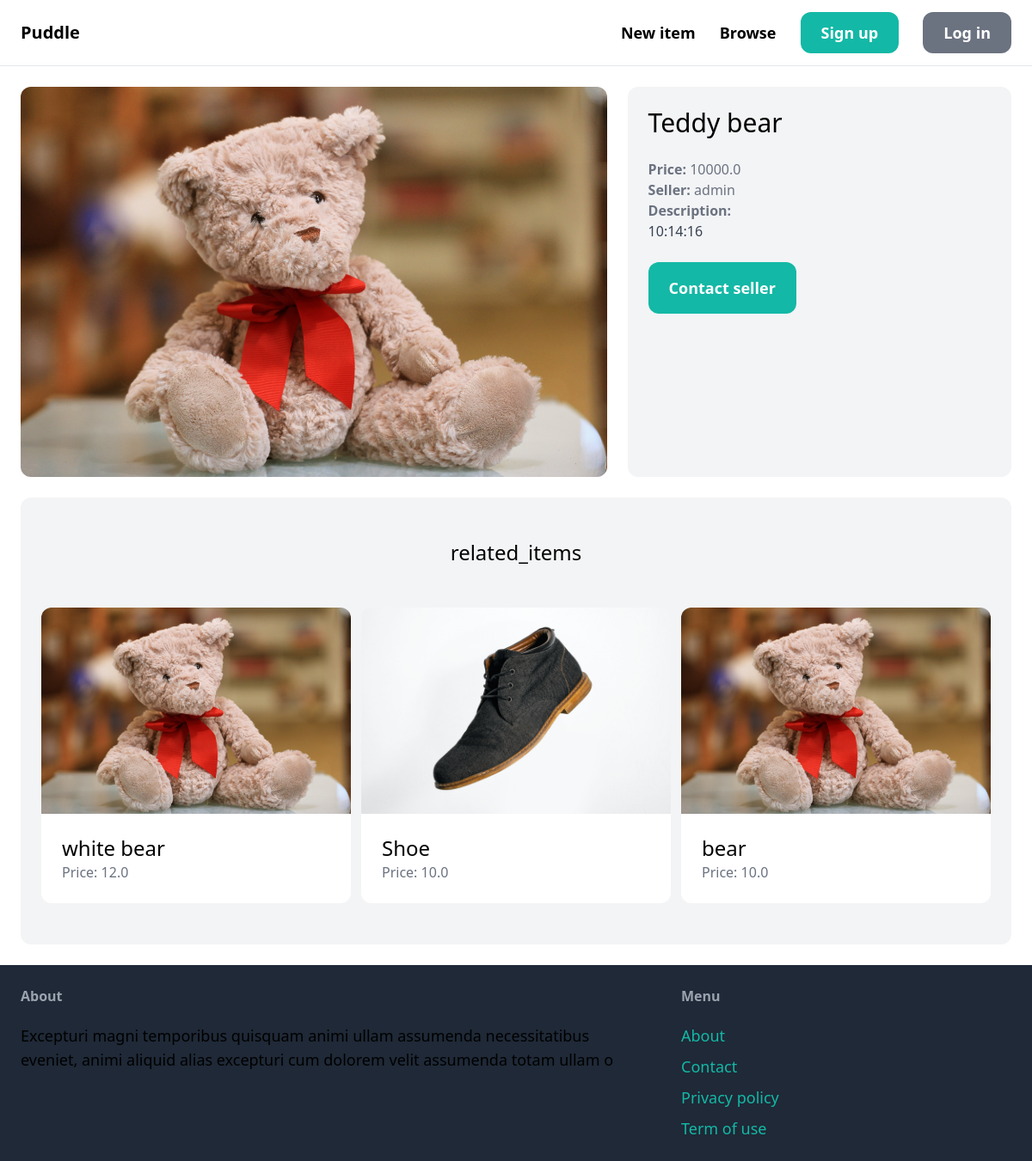
Page /items/1/ on the committed database.
### item/models.py (models this page shows, shortened)
class Item(models.Model):
    category = models.ForeignKey(Category, related_name='items', on_delete=models.CASCADE)
    name = models.CharField(max_length=255)
    description = models.CharField(max_length=7000, null=True)
    price = models.FloatField()
    image = models.ImageField(upload_to='item_images', blank=True, null=True)
    is_sold = models.BooleanField(default=False)
    created_at = models.TimeField(auto_now_add=True, null=True)
    created_by = models.ForeignKey(User, related_name='items', on_delete=models.CASCADE)

### item/views.py (the view)
# urls.py: path('<int:pk>/', views.detail, name='detail'),
def detail(request, pk):
    item = get_object_or_404(Item, pk=pk)
    related_items= Item.objects.filter(category=item.category, is_sold=False).exclude(pk=pk)[0:3]
    return render(request, 'item/detail.html', {
        'item': item,
        'related_items': related_items
    })

### item/templates/item/detail.html (shortened to what this page needs)
{% extends 'core/base.html' %}
{% block content %}
<div class="grid grid-cols-5 gap-6">
    <div class="col-span-3">
        <img src="{{item.image.url}}" class="rounded-xl">
    </div>
    <div class="col-span-2 p-6 bg-gray-100 rounded-xl">
        <h1 class="mb-6 text-3xl">{{ item.name }}</h1>
        <p class="text-gray-500"><strong>Price: </strong>{{ item.price }}</p>
        <p class="text-gray-500"><strong>Seller: </strong>{{ item.created_by.username }}</p>
       {% if item.description%}
        <p class="text-gray-700" >
            <strong class="text-gray-500">Description:</strong><br>
            {{ item.description }}
        </p>
        {% endif %}
        {% if request.user == item.created_by %}
            <div class="mt-6 p-6 bg-white rounded-xl">
                <p>This is your item!</p>
                <a href="{% url 'item:edit' item.id %}" class="inline-block mt-6 px-6 py-3 text-lg font-semibold bg-teal-500 text-white rounded-xl"> Edit </a>
                <a href="{% url 'item:delete' item.id %} " class="inline-block mt-6 px-6 py-3 text-lg font-semibold bg-red-500 text-white rounded-xl"> Delete </a>
            </div>
        {% else %}
        <a href="{% url 'conversation:new' item.id %}" class="inline-block mt-6 px-6 py-4 text-lg font-semibold bg-teal-500 text-white rounded-xl hover:bg-teal-700">Contact seller</a>
        {% endif %}
    </div>
</div>
<div class="mt-6 px-6 py-12 bg-gray-100 rounded-xl">
    <h2 class="mb-12 text-2xl text-center">related_items</h2>
    <div class="grid grid-cols-3 gap-3">
        {% for item in related_items %}
            <div>
                <a href="{% url 'item:detail' item.id %}">
                    <div>
                        <img src="{{ item.image.url }}" class="rounded-t-xl">
                    </div>
                    <div class="p-6 bg-white rounded-b-xl" >
                        <h2 class="text-2xl">{{ item.name }}</h2>
                        <p class="text-gray-500">Price: {{item.price}}</p>
                    </div>
                </a>
            </div>
        {% endfor %}
    </div>
</div>
{% endblock %}

### rows in the picture
Item: image (picture), name "Teddy bear", price "10000.0", created_by.username "admin", description "10:14:16"
Item: image (picture), name "white bear", price "12.0"
Item: image (picture), name "Shoe", price "10.0"
Item: image (picture), name "bear", price "10.0"
